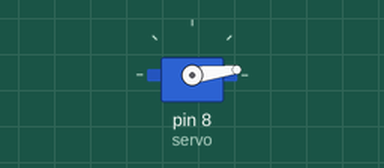
This sketch was run on a simulated Arduino Uno, built with avr-gcc and run on an emulated ATmega328P. Parts: servo.

Above: at 0.05 s.
At 0.45 s:
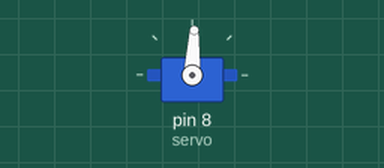
At 0.9 s:
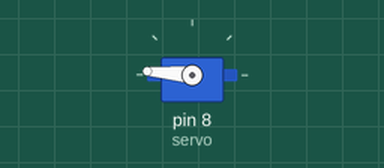
At 1.8 s:
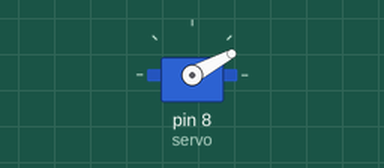
Timing chart, 0 to 4.7 s (numbered marks = the images above):
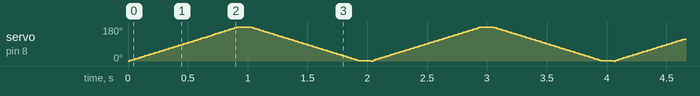

The sketch:

Movimientomotor.ino
```cpp
#include <Servo.h> //librerias

Servo servo; //se declara un objeto

void setup() {
  // put your setup code here, to run once:
  Serial.begin(9600); //iniciamos el codigo serial
  servo.attach(8); //se declara el pin del servo

}

void loop() {

    for(int i=0;i<180;i++){ //se definen las rotaciones
      servo.write(i);
      delay (5);
    }
    delay(100);
    for(int i=180;i>0;i--){//se definen las rotaciones
      servo.write(i);
      delay (5);
    }
    delay(100);

}
```
